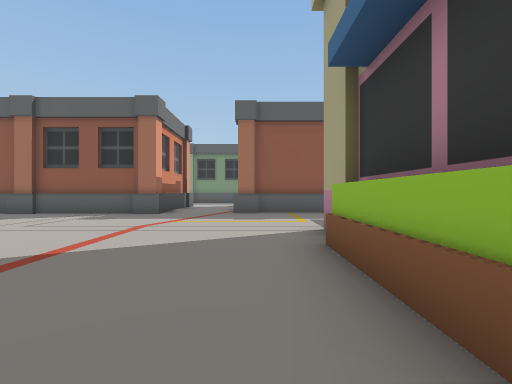
View 1 (above)

24 first-person views from a walk through a Unity game level. The camera is 1.3 m above the floor, looks level and sees 85° across. The floor is counted in squares, 2 m on a side. Each view is taken from the middle of a square. On the plan, view 1 faces up. The plan holds only what a view shows up to about 9 squares ahead; the rest is blank. The place goes on beyond the plan. Some animated figures are left out.

View 2
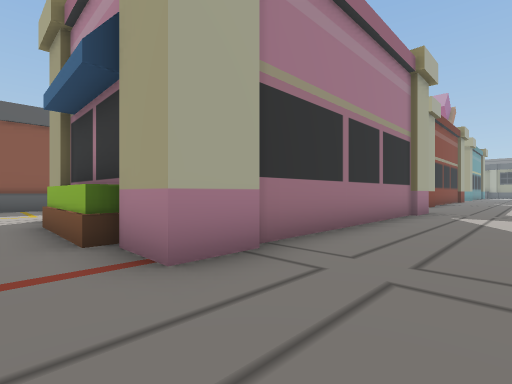

View 3
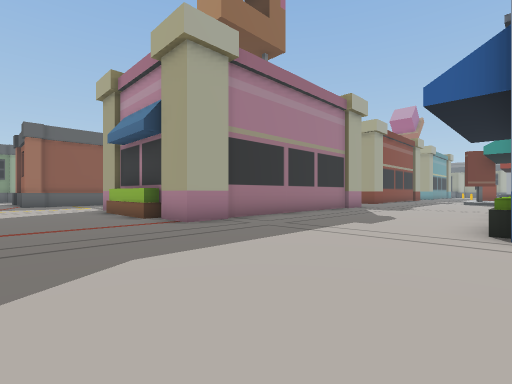

View 4
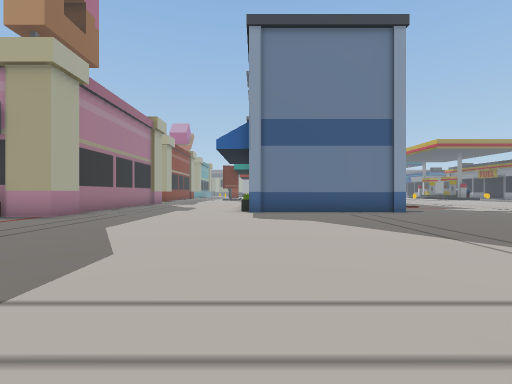

View 5
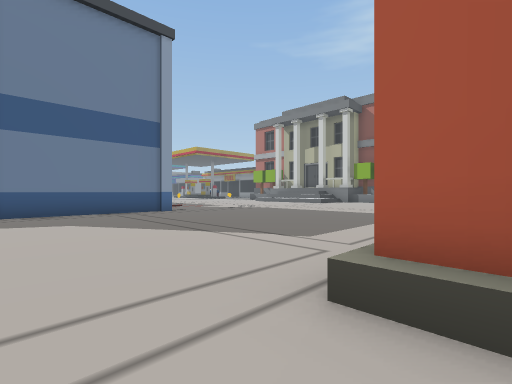

View 6
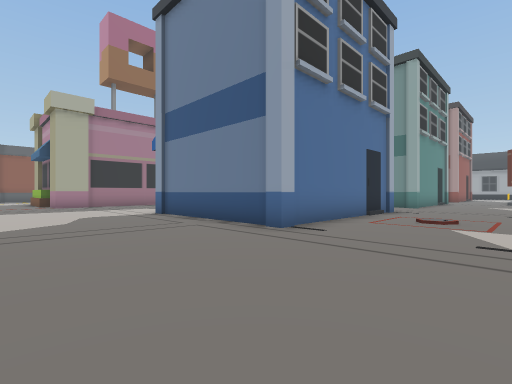

View 7
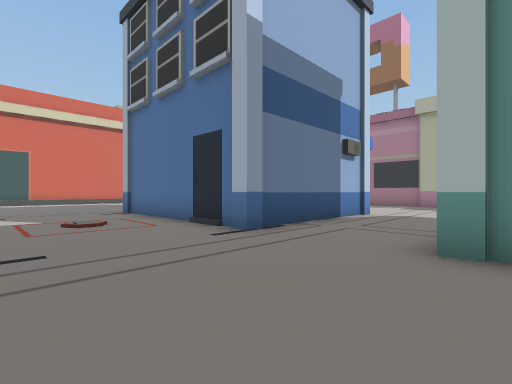

View 8
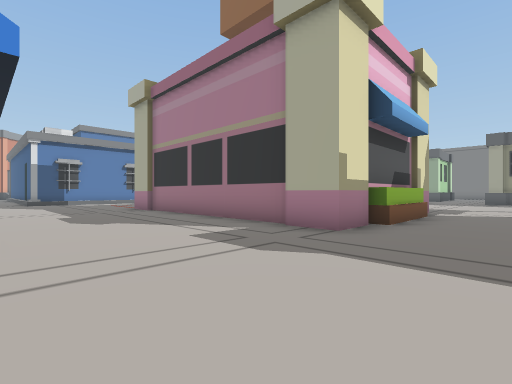

View 9
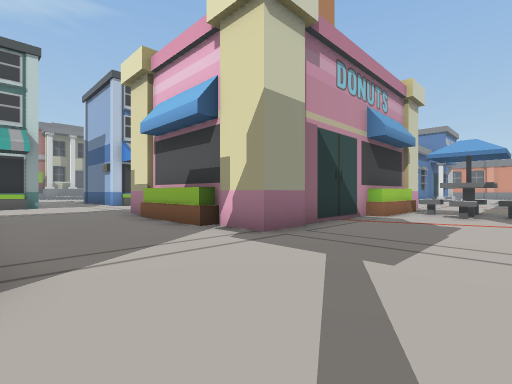

View 10
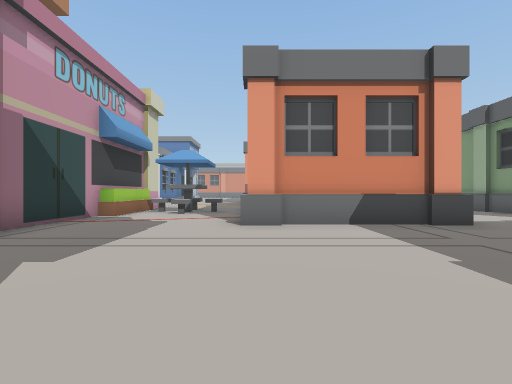

View 11
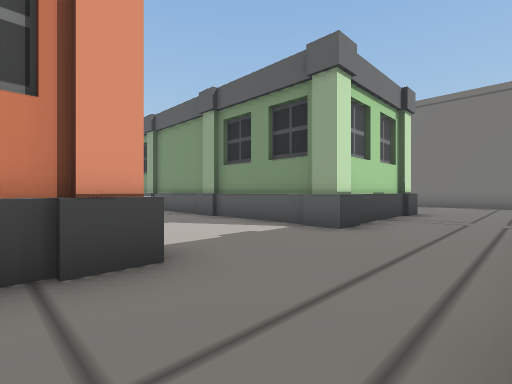

View 12
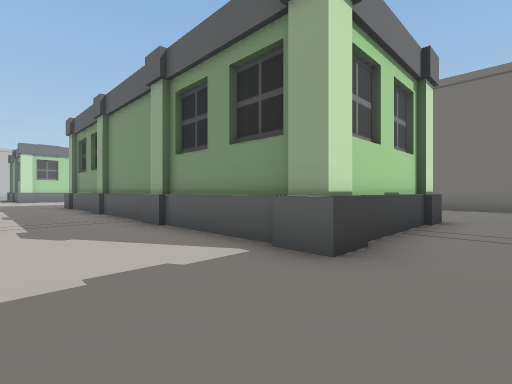

View 13
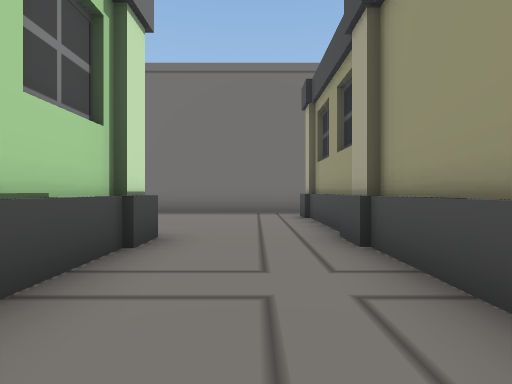

View 14
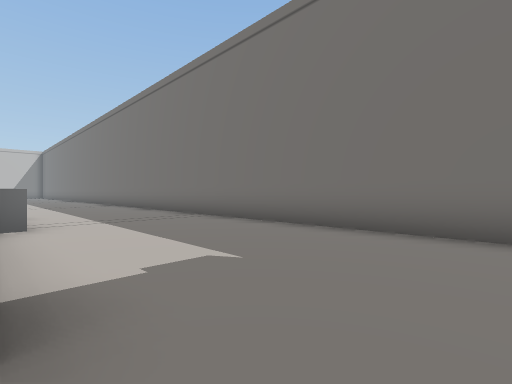

View 15
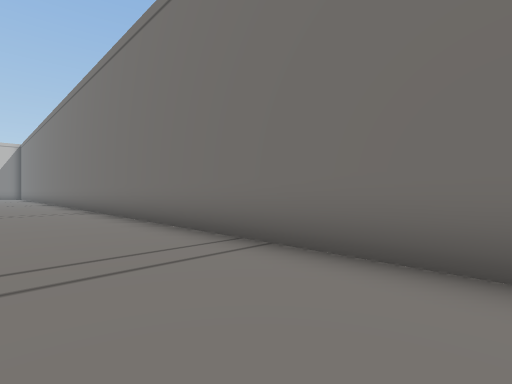

View 16
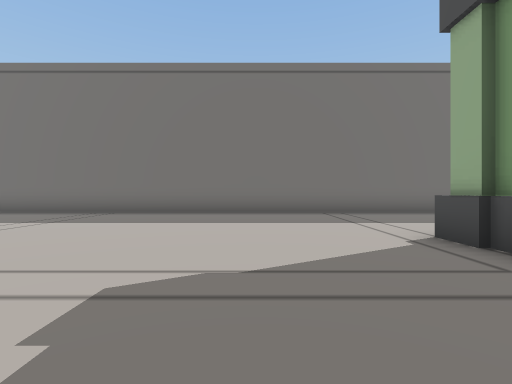

View 17
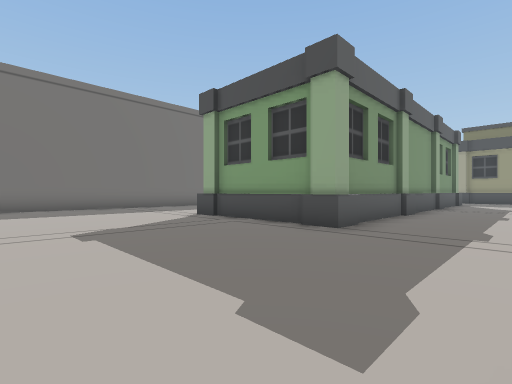

View 18
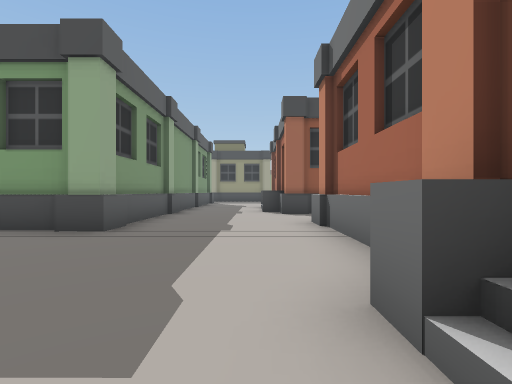

View 19
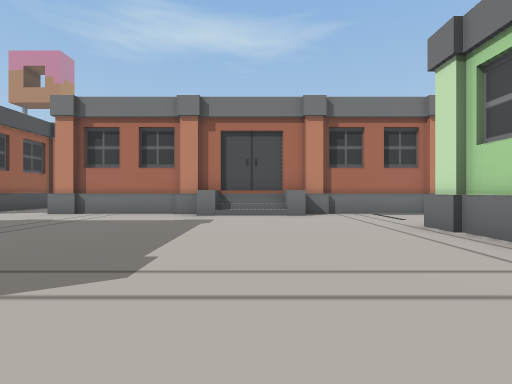

View 20
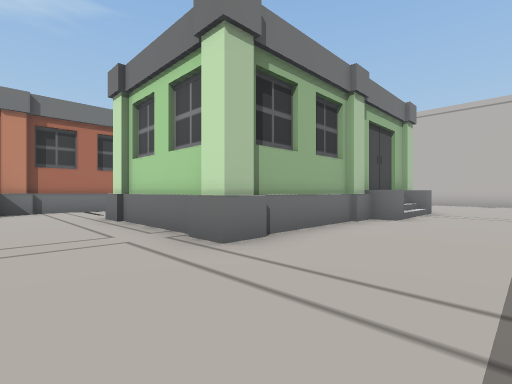

View 21
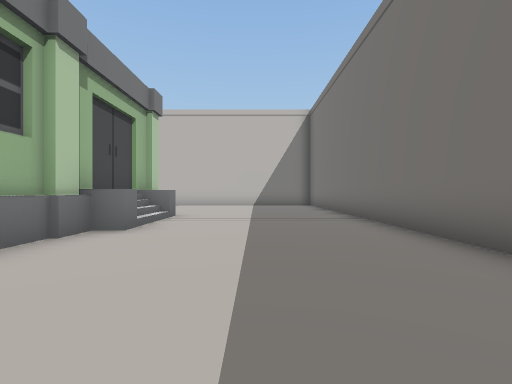

View 22
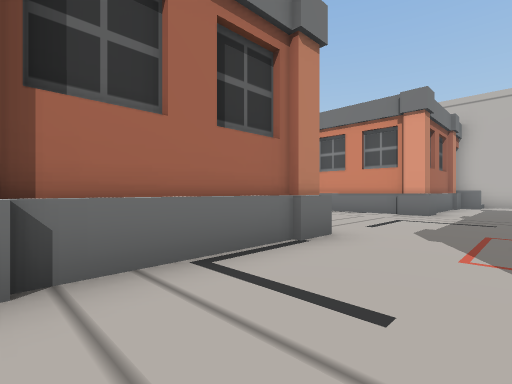

View 23
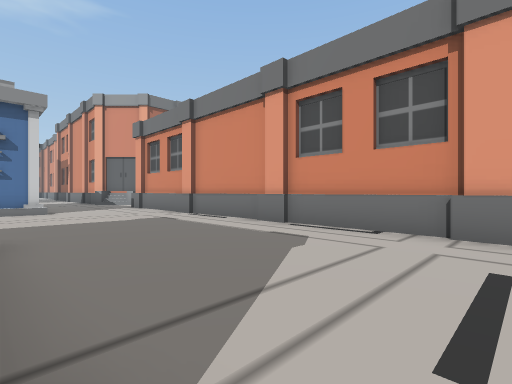

View 24
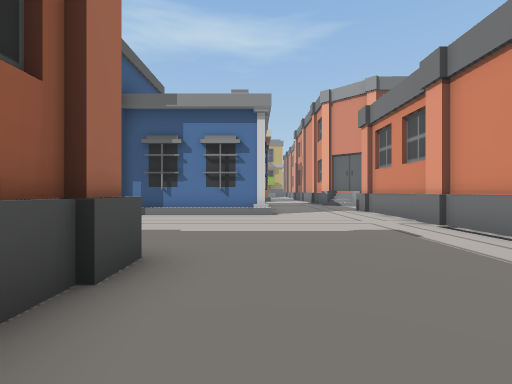

### Floor plan
Points are (right, up) in squares from view 1. A wall is a line through its corners. A room is listed if a view was taken in it or the views show most of it. See-through windows are left out.
Room 1 (views 1, 2, 3, 4, 5, 6, 7, 8, 9, 10, 11, 23, 24)
walls: (1.4, 0.5) (1.4, 3.8); (2.4, -0.7) (1.2, -0.7) (1.2, 0.7) (0.9, 0.7) (0.9, 3.5); (1.2, 3.6) (1.2, 4.9); (-6, -7.8) (-5.2, -7.8); (3, 5.1) (5.4, 5.1) (5.4, 4.6); (3.5, 4.7) (8.4, 4.7); (-2.9, 8.4) (-7.8, 8.4); (-3.5, 8.5) (-6.8, 8.5); (-7.4, 8.5) (-7.9, 8.5); (2.2, 8.8) (-0.8, 8.8); (2.2, 9) (-0.1, 9); (8.5, -0.6) (2.5, -0.6); (8.4, -5.8) (8.4, -10.7) (3, -10.7) (3, -5.8); (8.5, 4.9) (9.7, 4.9) (9.7, -0.7) (8.5, -0.7); (9.5, 3.3) (9.9, 3.3) (9.9, 0.7) (9.5, 0.7); (-16.4, 2.9) (-12.1, 2.9); (-14.7, 8.2) (-14.7, 9.7); (-14.6, 8.9) (-14.6, 9.5); (7.3, 12.6) (7.3, 9.4); (7.4, 13.2) (7.4, 8.6); (11.9, -10.7) (11.2, -10.7); (-14.1, 12.9) (-14.1, 12.5) (-11, 12.5); (-19.9, 4.6) (-19.9, 2); (-14.9, 12.6) (-11.4, 12.6); (-19.9, 8.5) (-19.9, 5.5); (-19.9, 12.4) (-19.9, 9.1); (-20.3, 12.6) (-19.8, 12.6); (-20.4, 13.1) (-19.7, 13.1) (-19.7, 2)
low walls: (-16.5, 3.1) (-12.8, 3.1)
ways out: opening at (-20, 14.5) to room 2; opening at (-13, 14.3) to room 2; opening at (-1.5, 8) to room 2; opening at (9, 12) to room 2
objects: other object (3, 6) to (5, 8)
Room 2 (views 12, 13, 14, 15, 16, 17, 18, 19, 20, 21, 22)
walls: (-4.1, 17.2) (-4.1, 20.2); (-4.3, 16.4) (-4.3, 21.1); (-0.5, 16.8) (-3.5, 16.8); (-12.5, 19.4) (-12.5, 16.4); (-6.8, 12.5) (-3.7, 12.5) (-3.7, 12.9); (-7.4, 12.6) (-2.9, 12.6); (-10.4, 13.3) (-9.5, 13.3); (3, 16.8) (0, 16.8); (-0.6, 12.2) (-0.7, 13.3); (-0.4, 12) (-0.4, 12.6); (-10.5, 12.5) (-7.2, 12.5); (-11.4, 12.6) (-10.4, 12.6); (-16.1, 19.9) (-13, 19.9); (-2.9, 8.9) (-2.9, 8.4); (-17.2, 20.8) (-16.7, 20.8) (-16.7, 20.1) (-12.3, 20.1) (-12.3, 15.6); (7.3, 20.4) (7.3, 17.5); (6.9, 16.8) (3.6, 16.8); (7.4, 21.1) (7.4, 16.6) (-4.5, 16.6); (-19.8, 19.9) (-16.8, 19.9); (-19.8, 20.8) (-19.2, 20.8) (-19.2, 20.4); (10.4, 18.4) (10.4, 24.1); (10.5, 18.6) (10.5, 20.5); (10.5, 21.4) (10.5, 24.1) (10.1, 24.1); (10.6, 25.7) (-21, 25.7)
low walls: (-8.5, 13.3) (-7.9, 13.3); (-8.5, 13.1) (-7.9, 13.1)
ways out: opening at (-20, 14.5) to room 1; opening at (-13, 14.3) to room 1; opening at (-1.5, 8) to room 1; opening at (9, 12) to room 1

Where each view was taken, in squares from view 1:
view 1: 0 up, 0 right, facing up
view 2: 3 down, 0 right, facing up-right
view 3: 6 down, 2 left, facing up-right
view 4: 6 down, 6 left, facing right
view 5: 6 down, 6 left, facing down-right
view 6: 14 down, 1 left, facing up-right
view 7: 14 down, 12 right, facing up-left
view 8: 5 down, 12 right, facing up-left
view 9: 8 up, 13 right, facing down-left
view 10: 9 up, 13 right, facing left
view 11: 12 up, 10 right, facing up-left
view 12: 14 up, 9 right, facing up-left
view 13: 17 up, 9 right, facing up
view 14: 21 up, 9 right, facing up-left
view 15: 23 up, 5 right, facing up-left
view 16: 17 up, 7 left, facing up
view 17: 14 up, 9 left, facing up-right
view 18: 14 up, 9 left, facing right
view 19: 21 up, 9 left, facing down
view 20: 23 up, 10 left, facing down-left
view 21: 23 up, 12 left, facing left
view 22: 15 up, 11 left, facing down-left
view 23: 13 up, 15 left, facing down-left
view 24: 11 up, 16 left, facing down
